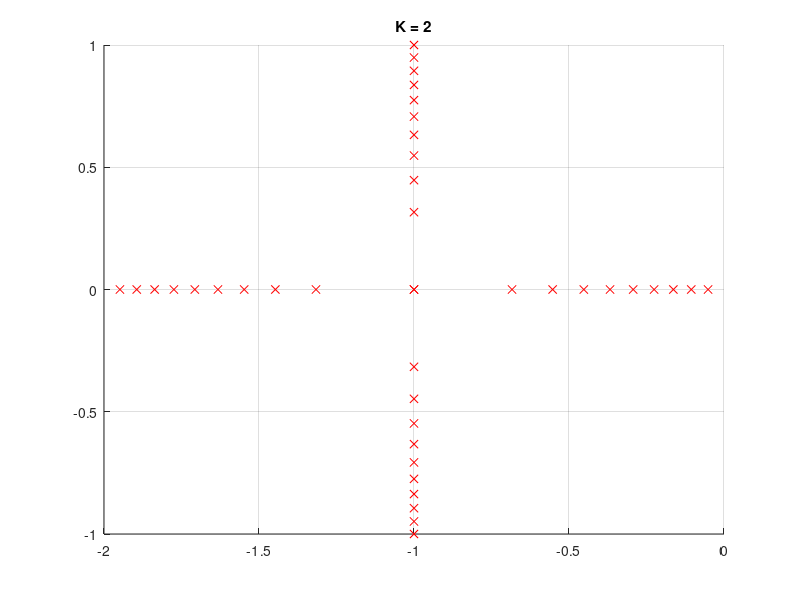
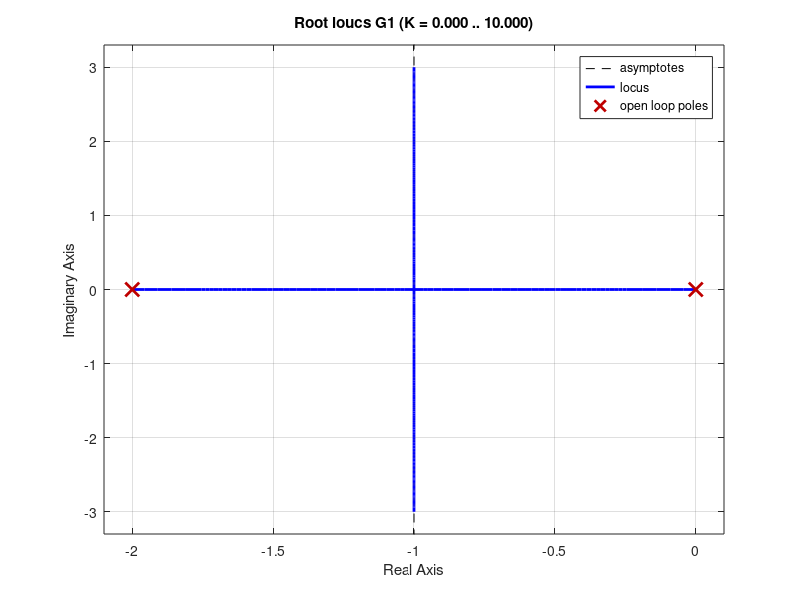
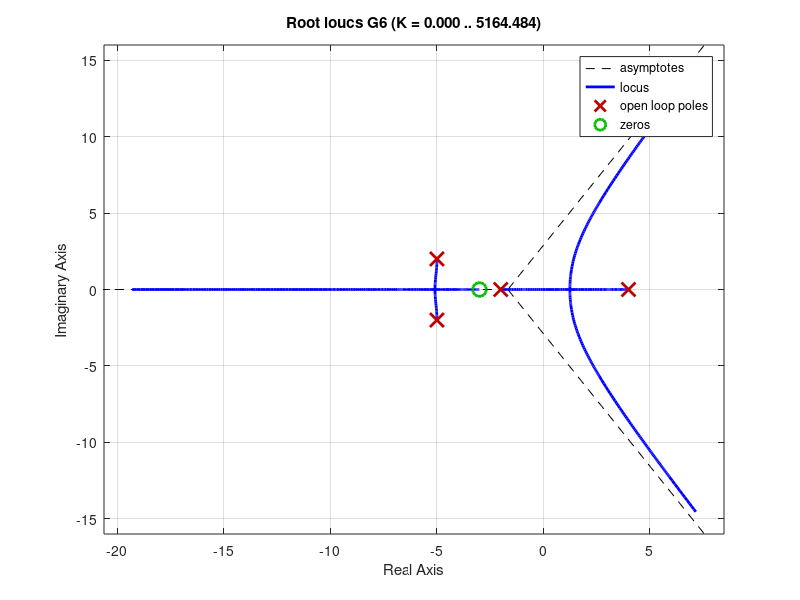
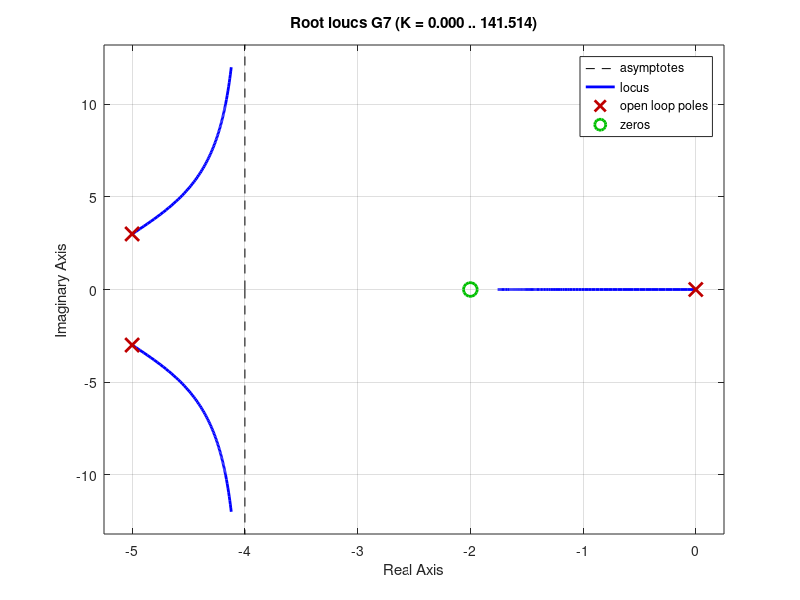

Write MATLAB code to recreate these figures, in order.
%Illustrate root locus using Matlab's rlocus
%
%Christopher Lum
%lum@uw.edu

%Version History
%11/11/12: Created
%11/18/13: Updated
%11/07/14: Updated
%05/06/19: Updated

clear
clc
close all

%% Example 1 from previous lecture
%Manual root locus
figure
hold on
for K=0.1:0.1:2
    Delta = [1 2 K];
    poles = roots(Delta);
    plot(real(poles), imag(poles), 'rx')
    title(['K = ',num2str(K)])
    axis([-2 0 -1 1])
    grid on
    pause(0.5)
end

%Verify with rlocus
G1_num = [1];
G1_den = [1 2 0];
G1 = tf(G1_num, G1_den);

figure
rlocus(G1)

%% Example 6 from previous lecture
G6_num = [1 3];
G6_den = [1 8 1 -138 -232];
roots(G6_den)         %check open loop roots
G6 = tf(G6_num, G6_den)

figure
rlocus(G6)

%% Example 7 from previous lecture
%Build system using zpk
z7 = [-2];
p7 = [0 -5-3*i -5+3*i];
k7 = 1;

G7 = zpk(z7,p7,k7)

figure
rlocus(G7)